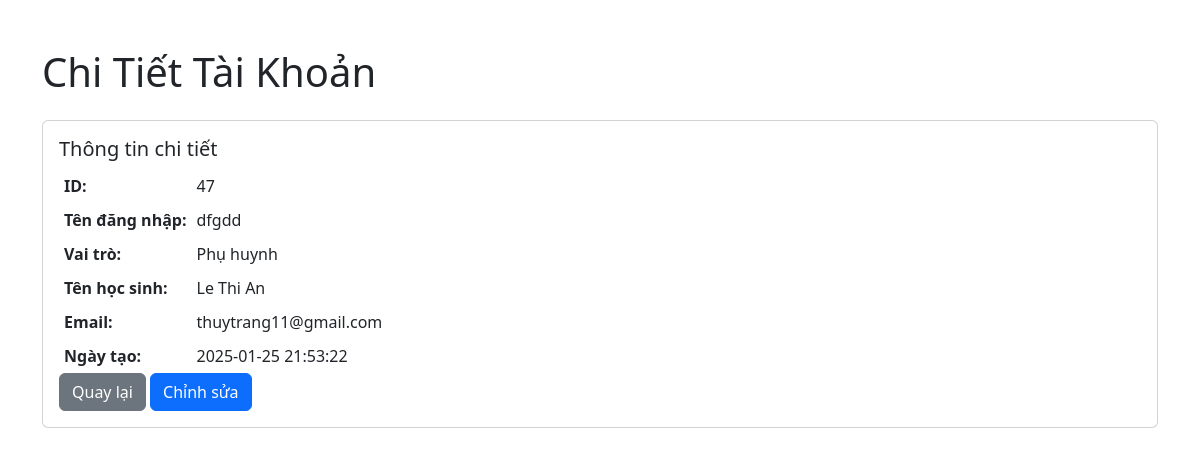
Screenshot of /pages/admin/account/detail_account.php?id=47 (signed in) with the database file from the repository.
### tables this page shows
CREATE TABLE `users` (
  `id` int NOT NULL,
  `username` varchar(255) NOT NULL,
  `password` varchar(255) NOT NULL,
  `role` varchar(255) NOT NULL,
  `studentID` int DEFAULT NULL,
  `teacherID` int DEFAULT NULL,
  `email` varchar(100) NOT NULL,
  `DateCreated` datetime DEFAULT CURRENT_TIMESTAMP
);

CREATE TABLE `students` (
  `id` int NOT NULL,
  `FullName` varchar(100) NOT NULL,
  `DateOfBirth` date NOT NULL,
  `Gender` varchar(50) NOT NULL,
  `Address` varchar(255) DEFAULT NULL,
  `ParentName` varchar(100) NOT NULL,
  `ParentPhone` varchar(15) DEFAULT NULL,
  `ClassID` int DEFAULT NULL,
  `StudentID` varchar(12) NOT NULL
);

### pages/admin/account/detail_account.php (the view, shortened to what this page needs)
<?php
require_once '../../system/connect.php';
$id = intval($_GET['id']);
function getUserById($conn, $id)
{
    $stmt = $conn->prepare("SELECT * FROM users WHERE id = ?");
    $stmt->bind_param("i", $id);
    $stmt->execute();
    $result = $stmt->get_result();
    return $result->fetch_assoc();
}
$user = getUserById($conn, $id);
$teacherName = '';
$studentName = '';
if ($user['role'] == 3) {
    $studentQuery = "SELECT FullName FROM students WHERE id = ?";
    $studentStmt = $conn->prepare($studentQuery);
    $studentStmt->bind_param("i", $user['studentID']);
    $studentStmt->execute();
    $studentResult = $studentStmt->get_result();
    $studentData = $studentResult->fetch_assoc();
    $studentName = $studentData['FullName'] ?? 'Không tìm thấy học sinh';
}
?>
<!DOCTYPE html>
<html lang="vi">
<head>
    <link href="https://cdnjs.cloudflare.com/ajax/libs/bootstrap/5.3.2/css/bootstrap.min.css" rel="stylesheet">
    <link href="https://cdnjs.cloudflare.com/ajax/libs/font-awesome/6.4.2/css/all.min.css" rel="stylesheet">
</head>
<body>
    <div class="container mt-5">
        <h1 class="mb-4">Chi Tiết Tài Khoản</h1>
        <div class="card">
        <div class="card-body">
    <h5 class="card-title">Thông tin chi tiết</h5>
    <table  cellspacing="0" cellpadding="5">
    <tr>
        <td><strong>ID:</strong></td>
        <td><?php echo htmlspecialchars($user['id'] ?? ''); ?></td>
    </tr>
    <tr>
        <td><strong>Tên đăng nhập:</strong></td>
        <td><?php echo htmlspecialchars($user['username'] ?? ''); ?></td>
    </tr>
    <tr>
        <td><strong>Vai trò:</strong></td>
        <td>
            <?php
                if ($user['role'] == 1) {
                    echo 'Quản trị viên';
                } elseif ($user['role'] == 2) {
                    echo 'Giáo viên';
                } elseif ($user['role'] == 3) {
                    echo 'Phụ huynh';
                } else {
                    echo 'Người dùng';
                }
            ?>
        </td>
    </tr>
    <?php if ($user['role'] == 2): ?>
    <tr>
        <td><strong>Tên giáo viên:</strong></td>
        <td><?php echo htmlspecialchars($teacherName ?? ''); ?></td>
    </tr>
    <?php elseif ($user['role'] == 3): ?>
    <tr>
        <td><strong>Tên học sinh:</strong></td>
        <td><?php echo htmlspecialchars($studentName ?? ''); ?></td>
    </tr>
    <?php endif; ?>
    <tr>
        <td><strong>Email:</strong></td>
        <td><?php echo htmlspecialchars($user['email'] ?? ''); ?></td>
    </tr>
    <tr>
        <td><strong>Ngày tạo:</strong></td>
        <td><?php echo htmlspecialchars($user['DateCreated'] ?? ''); ?></td>
    </tr>
</table>
    <a href="list_account.php" class="btn btn-secondary">Quay lại</a>
    <a href="edit_account.php?id=<?php echo $user['id']; ?>" class="btn btn-primary">Chỉnh sửa</a>
</div>
        </div>
    </div>
</body>
</html>

### rows the page displays
users: id "47", username "dfgdd", email "thuytrang11@gmail.com", DateCreated "2025-01-25 21:53:22"
students: FullName "Le Thi An"
